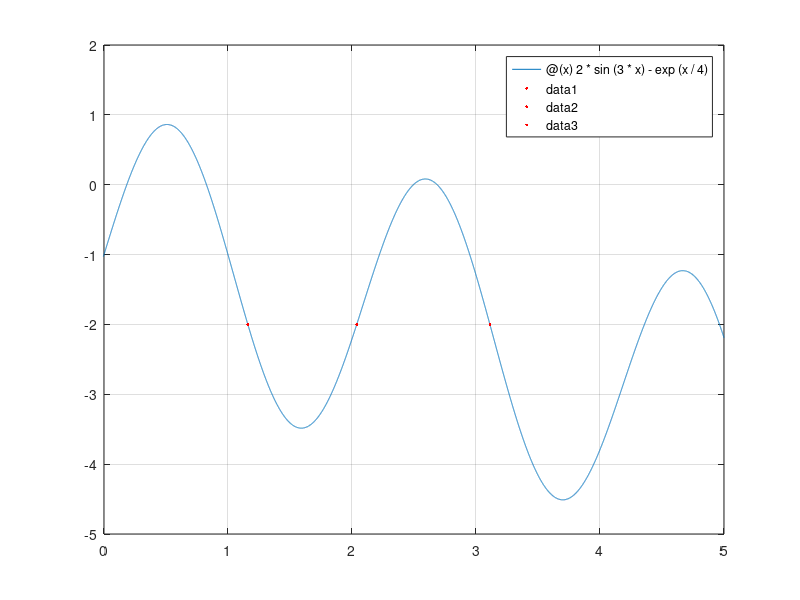

The MATLAB script that drew this image:
f = @(x) 2*sin(3*x) - exp(x/4) + 2;
dfdx = @(x) 6*cos(3*x) - exp(x/4)/4;

tol = 1e-8;
max_iter = 100;
guesses = [1.2 2 3.2];
n = length(guesses);

results = zeros(1, n);


for i = 1 : n
    x = guesses(i);
    while abs(f(x)) > tol && j < max_iter
        x = x - (f(x))/dfdx(x);
        j = j + 1;
    end
    results(i) = x;
end

g = @(x) 2*sin(3*x) - exp(x/4);
fplot(g);
grid on
hold on
xlim([0 5]);

plot(results(1), g(results(1)), '.r')
plot(results(2), g(results(2)), '.r')
plot(results(3), g(results(3)), '.r')
hold off

disp(results)
